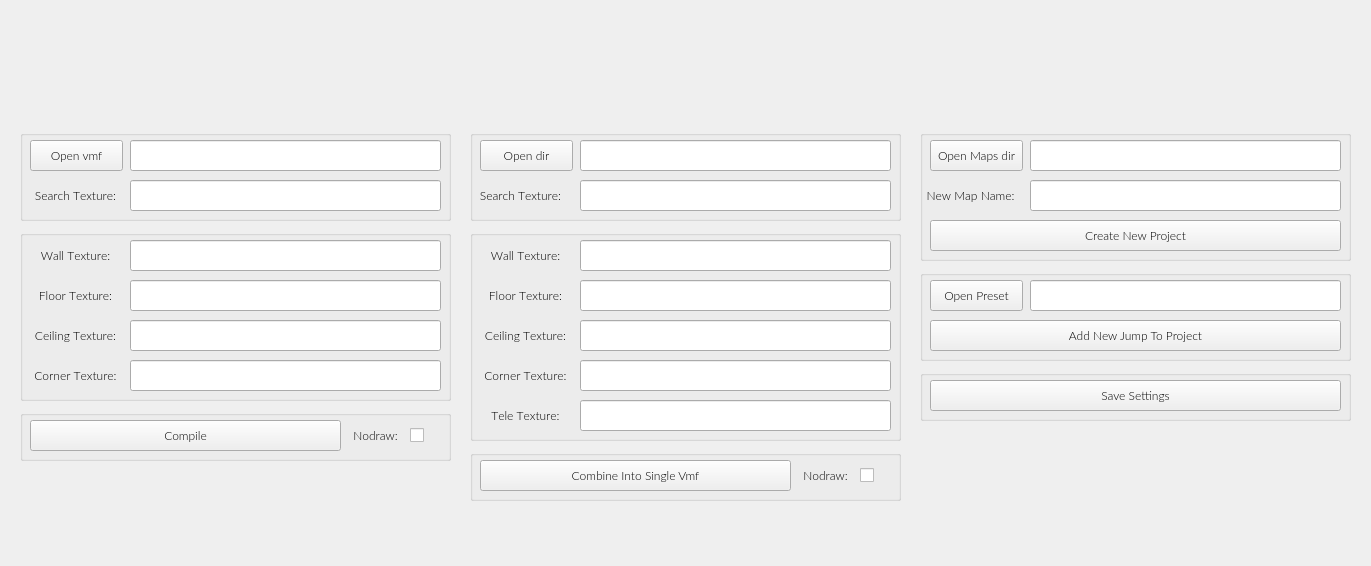
<?xml version="1.0" encoding="UTF-8"?>
<ui version="4.0">
 <class>Form</class>
 <widget class="QWidget" name="Form">
  <property name="geometry">
   <rect>
    <x>0</x>
    <y>0</y>
    <width>1371</width>
    <height>566</height>
   </rect>
  </property>
  <property name="font">
   <font>
    <family>Lato Light</family>
   </font>
  </property>
  <property name="windowTitle">
   <string>Form</string>
  </property>
  <widget class="QWidget" name="horizontalLayoutWidget">
   <property name="geometry">
    <rect>
     <x>0</x>
     <y>20</y>
     <width>1371</width>
     <height>62</height>
    </rect>
   </property>
   <layout class="QHBoxLayout" name="horizontalLayout">
    <item>
     <widget class="QLabel" name="label">
      <property name="maximumSize">
       <size>
        <width>330</width>
        <height>60</height>
       </size>
      </property>
      <property name="text">
       <string/>
      </property>
      <property name="pixmap">
       <pixmap>ui_images/appname.png</pixmap>
      </property>
      <property name="scaledContents">
       <bool>true</bool>
      </property>
     </widget>
    </item>
   </layout>
  </widget>
  <widget class="QLabel" name="label_2">
   <property name="geometry">
    <rect>
     <x>130</x>
     <y>80</y>
     <width>200</width>
     <height>40</height>
    </rect>
   </property>
   <property name="maximumSize">
    <size>
     <width>330</width>
     <height>60</height>
    </size>
   </property>
   <property name="text">
    <string/>
   </property>
   <property name="pixmap">
    <pixmap>ui_images/standard_connectors.png</pixmap>
   </property>
   <property name="scaledContents">
    <bool>true</bool>
   </property>
  </widget>
  <widget class="QLabel" name="label_3">
   <property name="geometry">
    <rect>
     <x>580</x>
     <y>80</y>
     <width>200</width>
     <height>40</height>
    </rect>
   </property>
   <property name="maximumSize">
    <size>
     <width>330</width>
     <height>60</height>
    </size>
   </property>
   <property name="text">
    <string/>
   </property>
   <property name="pixmap">
    <pixmap>ui_images/jump_connectors.png</pixmap>
   </property>
   <property name="scaledContents">
    <bool>true</bool>
   </property>
  </widget>
  <widget class="QGroupBox" name="groupBox">
   <property name="enabled">
    <bool>true</bool>
   </property>
   <property name="geometry">
    <rect>
     <x>20</x>
     <y>130</y>
     <width>431</width>
     <height>91</height>
    </rect>
   </property>
   <property name="title">
    <string/>
   </property>
   <widget class="QPushButton" name="standard_file_btn">
    <property name="enabled">
     <bool>true</bool>
    </property>
    <property name="geometry">
     <rect>
      <x>10</x>
      <y>10</y>
      <width>93</width>
      <height>31</height>
     </rect>
    </property>
    <property name="font">
     <font>
      <family>Lato Light</family>
     </font>
    </property>
    <property name="text">
     <string>Open vmf</string>
    </property>
   </widget>
   <widget class="QLabel" name="topTextureLbl">
    <property name="enabled">
     <bool>true</bool>
    </property>
    <property name="geometry">
     <rect>
      <x>10</x>
      <y>50</y>
      <width>91</width>
      <height>31</height>
     </rect>
    </property>
    <property name="font">
     <font>
      <family>Lato Light</family>
      <kerning>false</kerning>
     </font>
    </property>
    <property name="text">
     <string>Search Texture:</string>
    </property>
    <property name="alignment">
     <set>Qt::AlignCenter</set>
    </property>
   </widget>
   <widget class="QLineEdit" name="standard_search_le">
    <property name="enabled">
     <bool>true</bool>
    </property>
    <property name="geometry">
     <rect>
      <x>110</x>
      <y>50</y>
      <width>311</width>
      <height>31</height>
     </rect>
    </property>
    <property name="font">
     <font>
      <family>Lato Light</family>
     </font>
    </property>
    <property name="alignment">
     <set>Qt::AlignCenter</set>
    </property>
   </widget>
   <widget class="QLineEdit" name="standard_file_le">
    <property name="enabled">
     <bool>true</bool>
    </property>
    <property name="geometry">
     <rect>
      <x>110</x>
      <y>10</y>
      <width>311</width>
      <height>31</height>
     </rect>
    </property>
    <property name="font">
     <font>
      <family>Lato Light</family>
     </font>
    </property>
    <property name="echoMode">
     <enum>QLineEdit::Normal</enum>
    </property>
    <property name="alignment">
     <set>Qt::AlignCenter</set>
    </property>
    <property name="readOnly">
     <bool>true</bool>
    </property>
    <property name="clearButtonEnabled">
     <bool>false</bool>
    </property>
   </widget>
  </widget>
  <widget class="QGroupBox" name="groupBox_2">
   <property name="geometry">
    <rect>
     <x>20</x>
     <y>230</y>
     <width>431</width>
     <height>171</height>
    </rect>
   </property>
   <property name="title">
    <string/>
   </property>
   <widget class="QLabel" name="sideTextureLbl_4">
    <property name="geometry">
     <rect>
      <x>10</x>
      <y>50</y>
      <width>91</width>
      <height>31</height>
     </rect>
    </property>
    <property name="font">
     <font>
      <family>Lato Light</family>
      <kerning>false</kerning>
     </font>
    </property>
    <property name="text">
     <string>Floor Texture:</string>
    </property>
    <property name="alignment">
     <set>Qt::AlignCenter</set>
    </property>
   </widget>
   <widget class="QLabel" name="sideTextureLbl_3">
    <property name="geometry">
     <rect>
      <x>10</x>
      <y>10</y>
      <width>91</width>
      <height>31</height>
     </rect>
    </property>
    <property name="font">
     <font>
      <family>Lato Light</family>
      <kerning>false</kerning>
     </font>
    </property>
    <property name="text">
     <string>Wall Texture:</string>
    </property>
    <property name="alignment">
     <set>Qt::AlignCenter</set>
    </property>
   </widget>
   <widget class="QLineEdit" name="standard_floor_le">
    <property name="geometry">
     <rect>
      <x>110</x>
      <y>50</y>
      <width>311</width>
      <height>31</height>
     </rect>
    </property>
    <property name="font">
     <font>
      <family>Lato Light</family>
      <kerning>true</kerning>
     </font>
    </property>
    <property name="alignment">
     <set>Qt::AlignCenter</set>
    </property>
   </widget>
   <widget class="QLabel" name="sideTextureLbl">
    <property name="geometry">
     <rect>
      <x>10</x>
      <y>130</y>
      <width>91</width>
      <height>31</height>
     </rect>
    </property>
    <property name="font">
     <font>
      <family>Lato Light</family>
      <kerning>false</kerning>
     </font>
    </property>
    <property name="text">
     <string>Corner Texture:</string>
    </property>
    <property name="alignment">
     <set>Qt::AlignCenter</set>
    </property>
   </widget>
   <widget class="QLabel" name="sideTextureLbl_2">
    <property name="geometry">
     <rect>
      <x>10</x>
      <y>90</y>
      <width>91</width>
      <height>31</height>
     </rect>
    </property>
    <property name="font">
     <font>
      <family>Lato Light</family>
      <kerning>false</kerning>
     </font>
    </property>
    <property name="text">
     <string>Ceiling Texture:</string>
    </property>
    <property name="alignment">
     <set>Qt::AlignCenter</set>
    </property>
   </widget>
   <widget class="QLineEdit" name="standard_wall_le">
    <property name="geometry">
     <rect>
      <x>110</x>
      <y>10</y>
      <width>311</width>
      <height>31</height>
     </rect>
    </property>
    <property name="font">
     <font>
      <family>Lato Light</family>
      <kerning>true</kerning>
     </font>
    </property>
    <property name="alignment">
     <set>Qt::AlignCenter</set>
    </property>
   </widget>
   <widget class="QLineEdit" name="standard_ceiling_le">
    <property name="geometry">
     <rect>
      <x>110</x>
      <y>90</y>
      <width>311</width>
      <height>31</height>
     </rect>
    </property>
    <property name="font">
     <font>
      <family>Lato Light</family>
      <kerning>true</kerning>
     </font>
    </property>
    <property name="alignment">
     <set>Qt::AlignCenter</set>
    </property>
   </widget>
   <widget class="QLineEdit" name="standard_corner_le">
    <property name="geometry">
     <rect>
      <x>110</x>
      <y>130</y>
      <width>311</width>
      <height>31</height>
     </rect>
    </property>
    <property name="font">
     <font>
      <family>Lato Light</family>
      <kerning>true</kerning>
     </font>
    </property>
    <property name="alignment">
     <set>Qt::AlignCenter</set>
    </property>
   </widget>
  </widget>
  <widget class="QGroupBox" name="groupBox_3">
   <property name="geometry">
    <rect>
     <x>470</x>
     <y>130</y>
     <width>431</width>
     <height>91</height>
    </rect>
   </property>
   <property name="title">
    <string/>
   </property>
   <widget class="QLineEdit" name="jump_dir_le">
    <property name="enabled">
     <bool>true</bool>
    </property>
    <property name="geometry">
     <rect>
      <x>110</x>
      <y>10</y>
      <width>311</width>
      <height>31</height>
     </rect>
    </property>
    <property name="font">
     <font>
      <family>Lato Light</family>
     </font>
    </property>
    <property name="echoMode">
     <enum>QLineEdit::Normal</enum>
    </property>
    <property name="alignment">
     <set>Qt::AlignCenter</set>
    </property>
    <property name="readOnly">
     <bool>true</bool>
    </property>
    <property name="clearButtonEnabled">
     <bool>false</bool>
    </property>
   </widget>
   <widget class="QPushButton" name="jump_dir_btn">
    <property name="geometry">
     <rect>
      <x>10</x>
      <y>10</y>
      <width>93</width>
      <height>31</height>
     </rect>
    </property>
    <property name="font">
     <font>
      <family>Lato Light</family>
     </font>
    </property>
    <property name="text">
     <string>Open dir</string>
    </property>
   </widget>
   <widget class="QLineEdit" name="jump_search_le">
    <property name="geometry">
     <rect>
      <x>110</x>
      <y>50</y>
      <width>311</width>
      <height>31</height>
     </rect>
    </property>
    <property name="font">
     <font>
      <family>Lato Light</family>
     </font>
    </property>
    <property name="alignment">
     <set>Qt::AlignCenter</set>
    </property>
   </widget>
   <widget class="QLabel" name="topTextureLbl_2">
    <property name="geometry">
     <rect>
      <x>0</x>
      <y>50</y>
      <width>101</width>
      <height>31</height>
     </rect>
    </property>
    <property name="font">
     <font>
      <family>Lato Light</family>
      <kerning>false</kerning>
     </font>
    </property>
    <property name="text">
     <string>Search Texture:</string>
    </property>
    <property name="alignment">
     <set>Qt::AlignCenter</set>
    </property>
   </widget>
  </widget>
  <widget class="QGroupBox" name="groupBox_4">
   <property name="geometry">
    <rect>
     <x>470</x>
     <y>230</y>
     <width>431</width>
     <height>211</height>
    </rect>
   </property>
   <property name="title">
    <string/>
   </property>
   <widget class="QLineEdit" name="jump_corner_le">
    <property name="geometry">
     <rect>
      <x>110</x>
      <y>130</y>
      <width>311</width>
      <height>31</height>
     </rect>
    </property>
    <property name="font">
     <font>
      <family>Lato Light</family>
      <kerning>true</kerning>
     </font>
    </property>
    <property name="alignment">
     <set>Qt::AlignCenter</set>
    </property>
   </widget>
   <widget class="QLabel" name="sideTextureLbl_8">
    <property name="geometry">
     <rect>
      <x>10</x>
      <y>90</y>
      <width>91</width>
      <height>31</height>
     </rect>
    </property>
    <property name="font">
     <font>
      <family>Lato Light</family>
      <kerning>false</kerning>
     </font>
    </property>
    <property name="text">
     <string>Ceiling Texture:</string>
    </property>
    <property name="alignment">
     <set>Qt::AlignCenter</set>
    </property>
   </widget>
   <widget class="QLineEdit" name="jump_wall_le">
    <property name="geometry">
     <rect>
      <x>110</x>
      <y>10</y>
      <width>311</width>
      <height>31</height>
     </rect>
    </property>
    <property name="font">
     <font>
      <family>Lato Light</family>
      <kerning>true</kerning>
     </font>
    </property>
    <property name="alignment">
     <set>Qt::AlignCenter</set>
    </property>
   </widget>
   <widget class="QLineEdit" name="jump_floor_le">
    <property name="geometry">
     <rect>
      <x>110</x>
      <y>50</y>
      <width>311</width>
      <height>31</height>
     </rect>
    </property>
    <property name="font">
     <font>
      <family>Lato Light</family>
      <kerning>true</kerning>
     </font>
    </property>
    <property name="alignment">
     <set>Qt::AlignCenter</set>
    </property>
   </widget>
   <widget class="QLineEdit" name="jump_ceiling_le">
    <property name="geometry">
     <rect>
      <x>110</x>
      <y>90</y>
      <width>311</width>
      <height>31</height>
     </rect>
    </property>
    <property name="font">
     <font>
      <family>Lato Light</family>
      <kerning>true</kerning>
     </font>
    </property>
    <property name="alignment">
     <set>Qt::AlignCenter</set>
    </property>
   </widget>
   <widget class="QLabel" name="sideTextureLbl_5">
    <property name="geometry">
     <rect>
      <x>10</x>
      <y>50</y>
      <width>91</width>
      <height>31</height>
     </rect>
    </property>
    <property name="font">
     <font>
      <family>Lato Light</family>
      <kerning>false</kerning>
     </font>
    </property>
    <property name="text">
     <string>Floor Texture:</string>
    </property>
    <property name="alignment">
     <set>Qt::AlignCenter</set>
    </property>
   </widget>
   <widget class="QLabel" name="sideTextureLbl_7">
    <property name="geometry">
     <rect>
      <x>10</x>
      <y>10</y>
      <width>91</width>
      <height>31</height>
     </rect>
    </property>
    <property name="font">
     <font>
      <family>Lato Light</family>
      <kerning>false</kerning>
     </font>
    </property>
    <property name="text">
     <string>Wall Texture:</string>
    </property>
    <property name="alignment">
     <set>Qt::AlignCenter</set>
    </property>
   </widget>
   <widget class="QLabel" name="sideTextureLbl_6">
    <property name="geometry">
     <rect>
      <x>10</x>
      <y>130</y>
      <width>91</width>
      <height>31</height>
     </rect>
    </property>
    <property name="font">
     <font>
      <family>Lato Light</family>
      <kerning>false</kerning>
     </font>
    </property>
    <property name="text">
     <string>Corner Texture:</string>
    </property>
    <property name="alignment">
     <set>Qt::AlignCenter</set>
    </property>
   </widget>
   <widget class="QLineEdit" name="jump_tele_le">
    <property name="geometry">
     <rect>
      <x>110</x>
      <y>170</y>
      <width>311</width>
      <height>31</height>
     </rect>
    </property>
    <property name="font">
     <font>
      <family>Lato Light</family>
      <kerning>true</kerning>
     </font>
    </property>
    <property name="alignment">
     <set>Qt::AlignCenter</set>
    </property>
   </widget>
   <widget class="QLabel" name="sideTextureLbl_9">
    <property name="geometry">
     <rect>
      <x>10</x>
      <y>170</y>
      <width>91</width>
      <height>31</height>
     </rect>
    </property>
    <property name="font">
     <font>
      <family>Lato Light</family>
      <kerning>false</kerning>
     </font>
    </property>
    <property name="text">
     <string>Tele Texture:</string>
    </property>
    <property name="alignment">
     <set>Qt::AlignCenter</set>
    </property>
   </widget>
  </widget>
  <widget class="QGroupBox" name="groupBox_6">
   <property name="geometry">
    <rect>
     <x>470</x>
     <y>450</y>
     <width>431</width>
     <height>51</height>
    </rect>
   </property>
   <property name="title">
    <string/>
   </property>
   <widget class="QPushButton" name="jump_compile_btn">
    <property name="geometry">
     <rect>
      <x>10</x>
      <y>10</y>
      <width>311</width>
      <height>31</height>
     </rect>
    </property>
    <property name="font">
     <font>
      <family>Lato Light</family>
      <kerning>true</kerning>
     </font>
    </property>
    <property name="text">
     <string>Combine Into Single Vmf</string>
    </property>
   </widget>
   <widget class="QLabel" name="sideTextureLbl_11">
    <property name="geometry">
     <rect>
      <x>320</x>
      <y>10</y>
      <width>71</width>
      <height>31</height>
     </rect>
    </property>
    <property name="font">
     <font>
      <family>Lato Light</family>
      <kerning>false</kerning>
     </font>
    </property>
    <property name="text">
     <string>Nodraw:</string>
    </property>
    <property name="alignment">
     <set>Qt::AlignCenter</set>
    </property>
   </widget>
   <widget class="QCheckBox" name="jump_nodraw_cb">
    <property name="geometry">
     <rect>
      <x>390</x>
      <y>10</y>
      <width>31</width>
      <height>31</height>
     </rect>
    </property>
    <property name="text">
     <string/>
    </property>
   </widget>
  </widget>
  <widget class="QGroupBox" name="groupBox_7">
   <property name="geometry">
    <rect>
     <x>20</x>
     <y>410</y>
     <width>431</width>
     <height>51</height>
    </rect>
   </property>
   <property name="title">
    <string/>
   </property>
   <widget class="QPushButton" name="standard_compile_btn">
    <property name="geometry">
     <rect>
      <x>10</x>
      <y>10</y>
      <width>311</width>
      <height>31</height>
     </rect>
    </property>
    <property name="font">
     <font>
      <family>Lato Light</family>
      <kerning>true</kerning>
     </font>
    </property>
    <property name="text">
     <string>Compile</string>
    </property>
   </widget>
   <widget class="QLabel" name="sideTextureLbl_10">
    <property name="geometry">
     <rect>
      <x>320</x>
      <y>10</y>
      <width>71</width>
      <height>31</height>
     </rect>
    </property>
    <property name="font">
     <font>
      <family>Lato Light</family>
      <kerning>false</kerning>
     </font>
    </property>
    <property name="text">
     <string>Nodraw:</string>
    </property>
    <property name="alignment">
     <set>Qt::AlignCenter</set>
    </property>
   </widget>
   <widget class="QCheckBox" name="standard_nodraw_cb">
    <property name="geometry">
     <rect>
      <x>390</x>
      <y>10</y>
      <width>31</width>
      <height>31</height>
     </rect>
    </property>
    <property name="text">
     <string/>
    </property>
   </widget>
  </widget>
  <widget class="QGroupBox" name="groupBox_5">
   <property name="geometry">
    <rect>
     <x>920</x>
     <y>130</y>
     <width>431</width>
     <height>131</height>
    </rect>
   </property>
   <property name="title">
    <string/>
   </property>
   <widget class="QLineEdit" name="maps_dir_le">
    <property name="enabled">
     <bool>true</bool>
    </property>
    <property name="geometry">
     <rect>
      <x>110</x>
      <y>10</y>
      <width>311</width>
      <height>31</height>
     </rect>
    </property>
    <property name="font">
     <font>
      <family>Lato Light</family>
     </font>
    </property>
    <property name="echoMode">
     <enum>QLineEdit::Normal</enum>
    </property>
    <property name="alignment">
     <set>Qt::AlignCenter</set>
    </property>
    <property name="readOnly">
     <bool>true</bool>
    </property>
    <property name="clearButtonEnabled">
     <bool>false</bool>
    </property>
   </widget>
   <widget class="QPushButton" name="maps_dir_btn">
    <property name="geometry">
     <rect>
      <x>10</x>
      <y>10</y>
      <width>93</width>
      <height>31</height>
     </rect>
    </property>
    <property name="font">
     <font>
      <family>Lato Light</family>
     </font>
    </property>
    <property name="text">
     <string>Open Maps dir</string>
    </property>
   </widget>
   <widget class="QLineEdit" name="new_map_name_le">
    <property name="geometry">
     <rect>
      <x>110</x>
      <y>50</y>
      <width>311</width>
      <height>31</height>
     </rect>
    </property>
    <property name="font">
     <font>
      <family>Lato Light</family>
     </font>
    </property>
    <property name="alignment">
     <set>Qt::AlignCenter</set>
    </property>
   </widget>
   <widget class="QLabel" name="topTextureLbl_3">
    <property name="geometry">
     <rect>
      <x>0</x>
      <y>50</y>
      <width>101</width>
      <height>31</height>
     </rect>
    </property>
    <property name="font">
     <font>
      <family>Lato Light</family>
      <kerning>false</kerning>
     </font>
    </property>
    <property name="text">
     <string>New Map Name:</string>
    </property>
    <property name="alignment">
     <set>Qt::AlignCenter</set>
    </property>
   </widget>
   <widget class="QPushButton" name="create_new_project_btn">
    <property name="geometry">
     <rect>
      <x>10</x>
      <y>90</y>
      <width>411</width>
      <height>31</height>
     </rect>
    </property>
    <property name="font">
     <font>
      <family>Lato Light</family>
      <kerning>true</kerning>
     </font>
    </property>
    <property name="text">
     <string>Create New Project</string>
    </property>
   </widget>
  </widget>
  <widget class="QGroupBox" name="groupBox_8">
   <property name="geometry">
    <rect>
     <x>920</x>
     <y>270</y>
     <width>431</width>
     <height>91</height>
    </rect>
   </property>
   <property name="title">
    <string/>
   </property>
   <widget class="QLineEdit" name="preset_file_le">
    <property name="enabled">
     <bool>true</bool>
    </property>
    <property name="geometry">
     <rect>
      <x>110</x>
      <y>10</y>
      <width>311</width>
      <height>31</height>
     </rect>
    </property>
    <property name="font">
     <font>
      <family>Lato Light</family>
     </font>
    </property>
    <property name="echoMode">
     <enum>QLineEdit::Normal</enum>
    </property>
    <property name="alignment">
     <set>Qt::AlignCenter</set>
    </property>
    <property name="readOnly">
     <bool>true</bool>
    </property>
    <property name="clearButtonEnabled">
     <bool>false</bool>
    </property>
   </widget>
   <widget class="QPushButton" name="preset_file_btn">
    <property name="geometry">
     <rect>
      <x>10</x>
      <y>10</y>
      <width>93</width>
      <height>31</height>
     </rect>
    </property>
    <property name="font">
     <font>
      <family>Lato Light</family>
     </font>
    </property>
    <property name="text">
     <string>Open Preset</string>
    </property>
   </widget>
   <widget class="QPushButton" name="add_new_jump_btn">
    <property name="geometry">
     <rect>
      <x>10</x>
      <y>50</y>
      <width>411</width>
      <height>31</height>
     </rect>
    </property>
    <property name="font">
     <font>
      <family>Lato Light</family>
      <kerning>true</kerning>
     </font>
    </property>
    <property name="text">
     <string>Add New Jump To Project</string>
    </property>
   </widget>
  </widget>
  <widget class="QGroupBox" name="groupBox_9">
   <property name="geometry">
    <rect>
     <x>920</x>
     <y>370</y>
     <width>431</width>
     <height>51</height>
    </rect>
   </property>
   <property name="title">
    <string/>
   </property>
   <widget class="QPushButton" name="save_settings_btn">
    <property name="geometry">
     <rect>
      <x>10</x>
      <y>10</y>
      <width>411</width>
      <height>31</height>
     </rect>
    </property>
    <property name="font">
     <font>
      <family>Lato Light</family>
      <kerning>true</kerning>
     </font>
    </property>
    <property name="text">
     <string>Save Settings</string>
    </property>
   </widget>
  </widget>
 </widget>
 <resources/>
 <connections/>
</ui>
